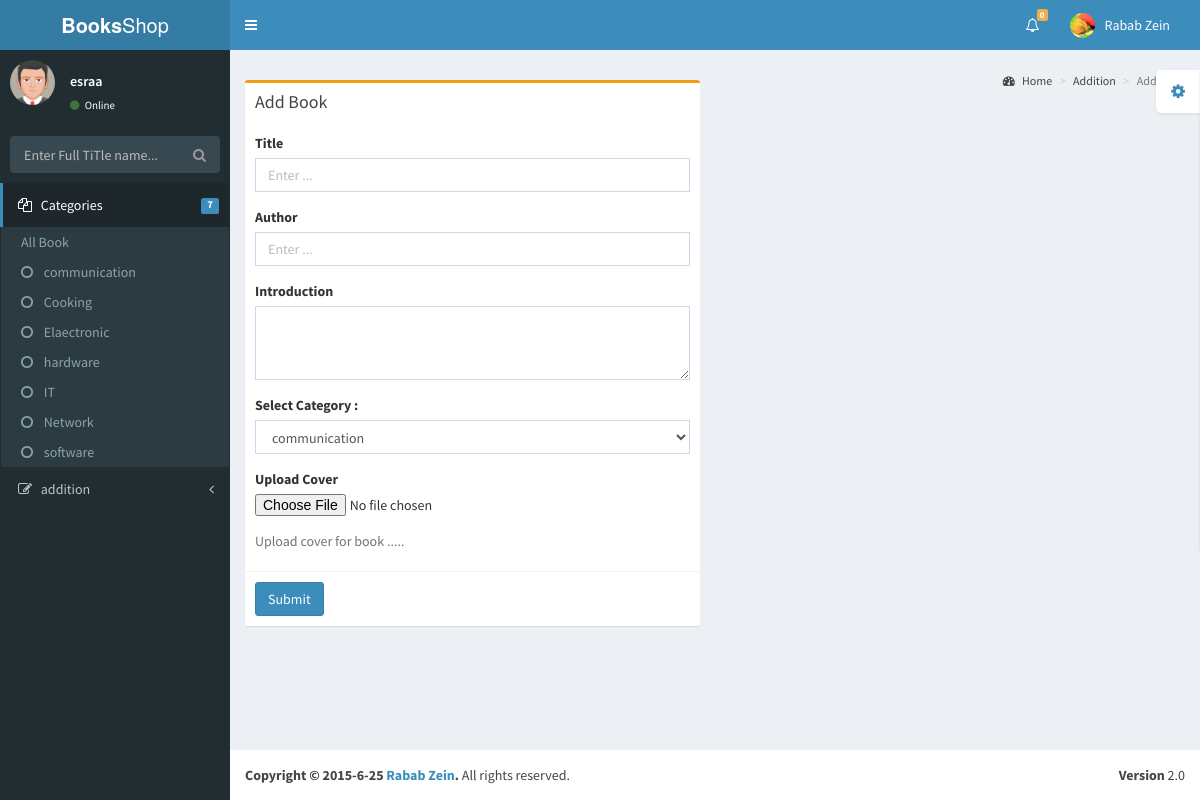
The page /pages/forms/editbook.php (signed in) on the database its author committed.
### tables this page shows
CREATE TABLE `category` (
  `id` int(10) unsigned NOT NULL AUTO_INCREMENT,
  `name` varchar(50) NOT NULL,
  PRIMARY KEY (`id`),
  UNIQUE KEY `name` (`name`)
);

### ormProject.php (called while the page is built, shortened)
<?php
class ORM {
	static $conn;
	private $dbconn;
	protected $table;
	static function getInstance(){
		if(self::$conn == null){
			self::$conn = new ORM();
		}
	        return self::$conn;
	}
	protected function __construct(){
		extract($GLOBALS['conf']);
		$this->dbconn = new mysqli($host, $username, $password, $database);
	}
	function setTable($table){
		$this->table = $table;
	}
	function selectAll( $cols ,  $cond=''){
		$query = "select  $cols from $this->table ";
		$state=mysqli_query($this->dbconn, $query);
        	if(!$state){
			$this->errorsInDataBase[]= $this->dbconn->error;
        	}
		else{
			$allRow=array();
			$num_results =mysqli_num_rows($state);
			for ($i=0; $i <$num_results; $i++) {
				$row = mysqli_fetch_assoc($state);
				$allRow[]=$row;
			}
		}
		return $allRow ;
    	}
}

### pages/forms/editbook.php (the view, shortened to what this page needs)
<!DOCTYPE html>
<html>
  <head>
    <link href="../../bootstrap/css/bootstrap.min.css" rel="stylesheet" type="text/css" />
    <link href="https://maxcdn.bootstrapcdn.com/font-awesome/4.3.0/css/font-awesome.min.css" rel="stylesheet" type="text/css" />
    <link href="http://code.ionicframework.com/ionicons/2.0.0/css/ionicons.min.css" rel="stylesheet" type="text/css" />
    <link href="../../dist/css/AdminLTE.min.css" rel="stylesheet" type="text/css" />
    <link href="../../dist/css/skins/_all-skins.min.css" rel="stylesheet" type="text/css" />
  </head>
  <body class="skin-blue">
  <?php
    require '../../ormProject.php';
    $connection=ORM::getInstance();
    $connection->setTable('category');
    $connection->setTable('category');
    $categories=$connection->selectAll( "*");
    $connection->setTable('book');
    $allBooks=$connection->selectAll("*");
  ?>
    <div class="wrapper">
      <header class="main-header">
        <a href="#" class="logo"><b>Books</b>Shop</a>
        <nav class="navbar navbar-static-top" role="navigation">
          <a href="#" class="sidebar-toggle" data-toggle="offcanvas" role="button">
          </a>
          <div class="navbar-custom-menu">
            <ul class="nav navbar-nav">
              <li class="dropdown notifications-menu">
                <a href="#" class="dropdown-toggle" data-toggle="dropdown">
                  <i class="fa fa-bell-o"></i>
                  <span class="label label-warning"><?php echo count($allBooks);?></span>
                </a>
              </li>
              <li class="dropdown user user-menu">
                <a href="#" class="dropdown-toggle" data-toggle="dropdown">
                  <img src="../../dist/img/rabab.jpg" class="user-image" alt="User Image"/>
                  <span class="hidden-xs">Rabab Zein</span>
                </a>
              </li>
            </ul>
          </div>
        </nav>
      </header>
      <aside class="main-sidebar">
        <section class="sidebar">
          <div class="user-panel">
            <div class="pull-left image">
              <img src="../../dist/img/avatar5.png" class="img-circle" alt="User Image" />
            </div>
            <div class="pull-left info">
              <p><p><?php echo $_SESSION['userName']?></p></p>
              <a href="#"><i class="fa fa-circle text-success"></i> Online</a>
            </div>
          </div>
          <form action="#" method="post" class="sidebar-form">
            <div class="input-group">
              <input type="text" name="search"  class="form-control" placeholder="Enter Full TiTle name..." onkeyup="myAutocomplete(this.value)"  id="quickSearch"/>
              <span class="input-group-btn">
                <button type='submit' name='seach' id='search-btn' class="btn btn-flat"><i class="fa fa-search"></i></button>
              </span>
            </div>
          </form>
          <ul class="sidebar-menu">
            <li class="treeview active">
              <a href="#">
                <i class="fa fa-files-o"></i>
                <span>Categories</span>
                <span class="label label-primary pull-right"><?php echo count($categories) ; ?></span>
              </a>
              <ul class="treeview-menu">
              <li><a href="../layout/collapsed-sidebar.php?all='all'">All Book</a></li>
              <?php
              for($i = 0; $i<count($categories); $i++){
               ?>
                <li><a href="../layout/collapsed-sidebar.php?id=<?php echo $categories[$i]['id'];?>"><i class="fa fa-circle-o"></i> <?php echo $categories[$i]['name'] ;?></a></li>
               <?php }?>
               </ul>
            </li>
            <li class="treeview">
              <a href="#">
                <i class="fa fa-edit"></i> <span>addition</span>
                <i class="fa fa-angle-left pull-right"></i>
              </a>
            </li>
          </ul>
        </section>
      </aside>
      <div class="content-wrapper">
        <section class="content-header">
          <ol class="breadcrumb">
            <li><a href="#"><i class="fa fa-dashboard"></i> Home</a></li>
            <li><a href="#">Addition</a></li>
            <li class="active">Add Book</li>
          </ol>
        </section>
        <section class="content">
          <div class="row">
            <div class="col-md-6">
              <div class="box box-warning">
                <div class="box-header">
                  <h3 class="box-title">Add Book</h3>
                </div>
                <div class="box-body">
                  <form action="#" method="post" enctype="multipart/form-data">
                    <div class="form-group">
                      <label>Title</label>
                      <input type="text" name="Title" class="form-control" placeholder="Enter ..." value="<?php if(!empty($_GET['editid'])) {echo $bookPopulate['title'];}elseif(!empty($_POST['Title'])){echo $_POST['Title'];}?>" id="inputError" />
                    </div>
                    <div class="form-group">
                      <label>Author</label>
                      <input type="text" name="Author" class="form-control" placeholder="Enter ..." value="<?php if(!empty($_GET['editid'])) echo $bookPopulate['auther']; elseif(!empty($_POST['Author'])) echo $_POST['Author'];?>" />
                    </div>
                    <div class="form-group">
                      <label>Introduction</label>
                      <textarea name="Intro" class="form-control" rows="3" placeholder="Enter ..."  > <?php if(!empty($_GET['editid'])) echo $bookPopulate['intro'];?> </textarea>
                    </div>
                    <div class="form-group">
                      <label>Select Category :</label>
                      <select class="form-control" name="Cat">
                  <?php for($i = 0; $i<count($categories); $i++){
                        if ($_POST['Cat']==$categories[$i]['name']) {
                    ?>
                        <option selected><?php echo $categories[$i]['name'];?></option>
                  <?php }else{?>
                      <option ><?php echo $categories[$i]['name'];?></option>
                      <?php }}?>
                      </select>
                    </div>
                    <div class="form-group">
                      <label for="exampleInputFile">Upload Cover</label>
                      <input type="file" name="userfile" id="exampleInputFile" >
                    </div>
                      <p class="help-block">Upload cover for book .....</p>
                    </div>
                    <div class="box-footer">
                        <button class="btn btn-primary" type="submit">
                            Submit
                        </button>
                    </div>
                </div>
              </div>
            </div>
          </div>
      </div>
      <footer class="main-footer">
        <div class="pull-right hidden-xs">
          <b>Version</b> 2.0
        </div>
        <strong>Copyright &copy; 2015-6-25 <a href="https://www.facebook.com/rabab.zein">Rabab Zein</a>.</strong> All rights reserved.
      </footer>
  </body>
</html>

### rows shown on the page
category: name "communication"
category: name "Cooking"
category: name "Elaectronic"
category: name "hardware"
category: name "IT"
category: name "Network"
category: name "software"

### other values the page prints
count($allBooks) "0"
$_SESSION['userName'] "esraa"
count($categories) "7"
form field Cat "communication"
